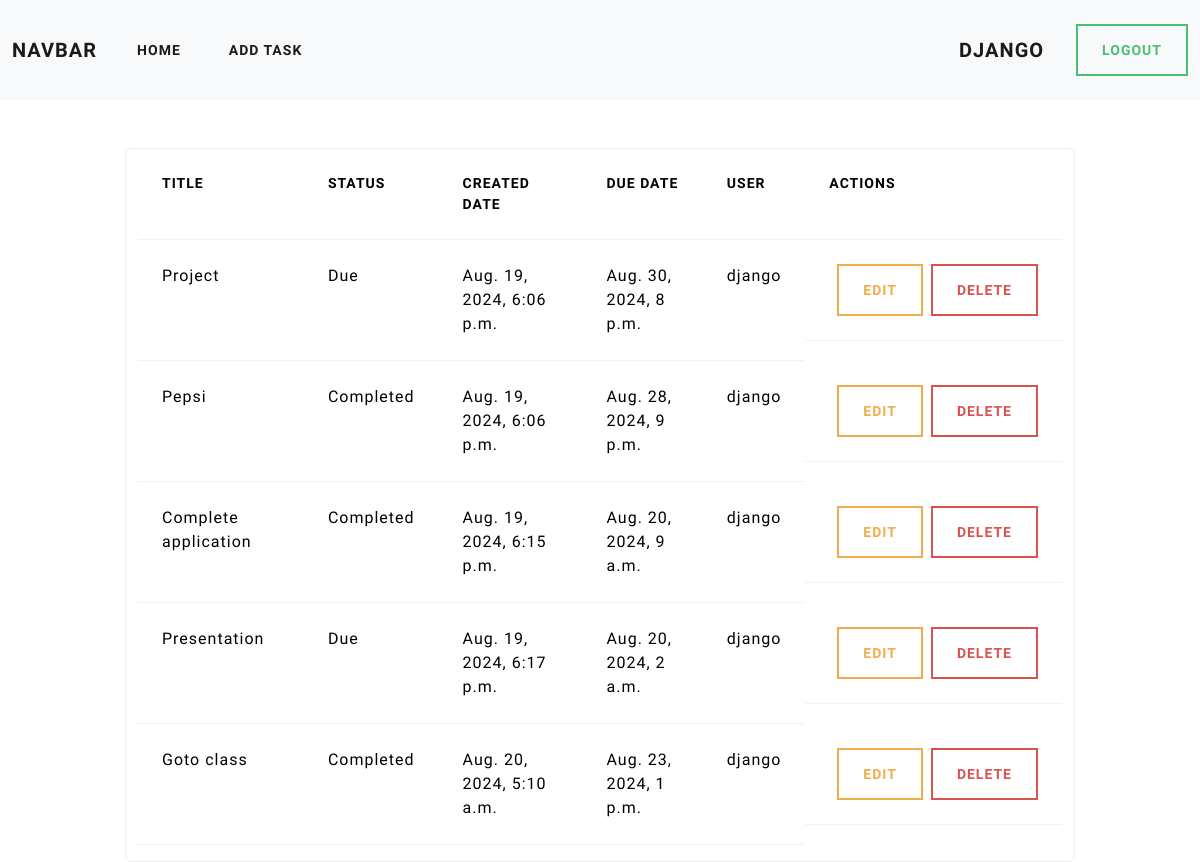
The page /task/all/ (signed in) on the database as committed earlier.
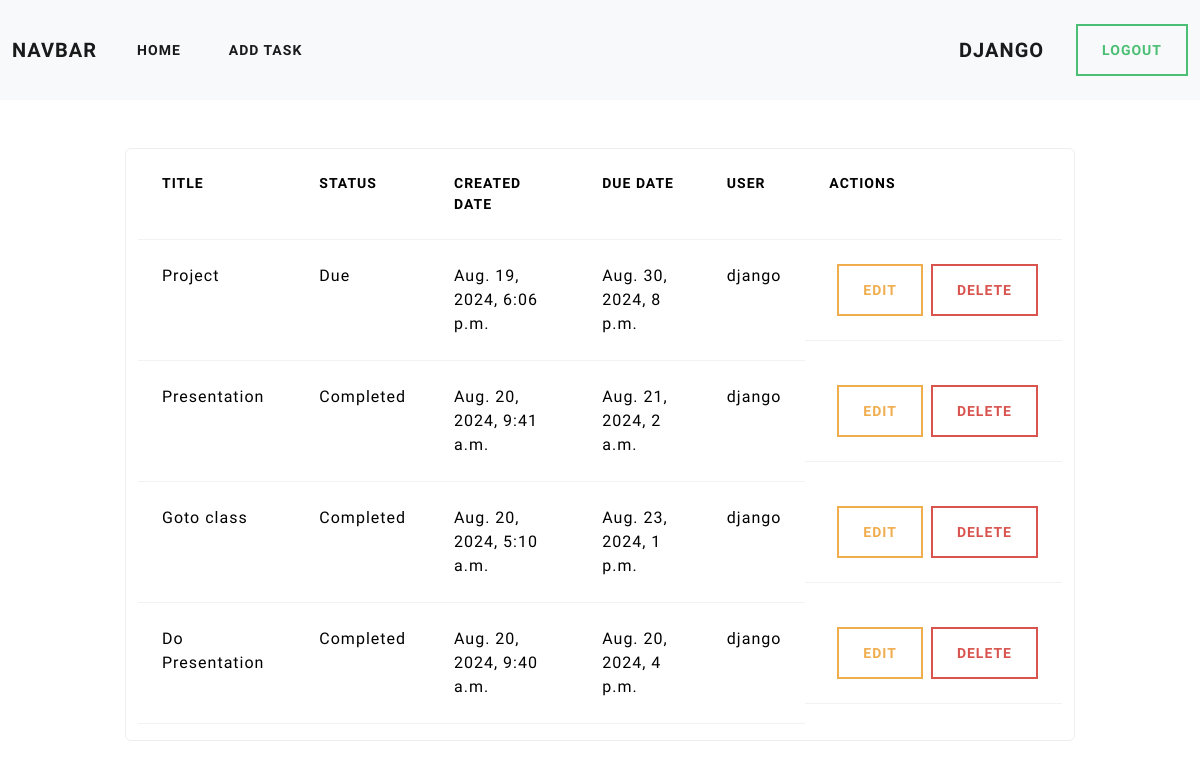
The same page on the database as committed later.
### myapp/models.py (models this page shows, shortened)
class Task(models.Model):
    title = models.CharField(max_length=50)
    created_date = models.DateTimeField(auto_now=True)
    due_date = models.DateTimeField()
    status = models.BooleanField(default=False)
    user_object = models.ForeignKey(User,on_delete=models.CASCADE)

### myapp/views.py (the view)
# urls.py: path("task/all/",views.TaskListView.as_view(),name="task-list"),
@method_decorator(sign_required,name="dispatch")
class TaskListView(View):
    def get(self,request,*args,**kwargs):
        qs = Task.objects.filter(user_object=request.user)
        return render(request,"task_list.html",{"list":qs})

### myapp/templates/task_list.html
{%extends 'base.html'%}
{%block main_block%}
    <div class="container">
        <div class="row mt-5">
            <div class="col-1"></div>
            <div class="col-10 border rounded">
                <table class="table">
                    <tr>
                        <th>Title</th>
                        <th>Status</th>
                        <th>Created date</th>
                        <th>Due date</th>
                        <th>User</th>
                        <th>Actions</th>
                    </tr>
                    {% for e in list %}
                    <tr>
                        <td>{{e.title}}</td>
                        <td>
                            {% if e.status == False %}
                            Due
                            {%else%}
                            Completed
                            {%endif%}
                        </td>
                        <td>{{e.created_date}}</td>
                        <td>{{e.due_date}}</td>
                        <td>{{e.user_object}}</td>
                        <td class="d-flex">
                            <a href="{%url 'task-edit' e.id%}" class="btn btn-outline-warning mx-2">Edit</a>
                            <a href="{%url 'task-delete' e.id%}" class="btn btn-outline-danger">Delete</a>
                        </td>
                    </tr>
                    {%endfor%}
                </table>
            </div>
            <div class="col-1">
            </div>
        </div>
    </div>
{%endblock%}

### myapp/templates/base.html (shortened to what this page needs)
<!DOCTYPE html>
{%load static%}
<html lang="en">
<head>
    <link rel="stylesheet" href="{%static 'css/bootstrap.min.css'%}">
</head>
<body>
    <nav class="navbar navbar-expand-lg bg-body-tertiary">
        <div class="container-fluid">
            <a class="navbar-brand" href="#">Navbar</a>
            <div class="collapse navbar-collapse" id="navbarSupportedContent">
                <ul class="navbar-nav me-auto mb-2 mb-lg-0">
                    <li class="nav-item">
                        <a class="nav-link active" aria-current="page" href="{%url 'task-list'%}">Home</a>
                    </li>
                    <li class="nav-item">
                        <a class="nav-link active" aria-current="page" href="{%url 'task-add'%}">Add Task</a>
                    </li>
                </ul>
                <a class="navbar-brand" href="#">{{request.user}}</a>
                <form class="d-flex" role="search">
                    <a href="{%url 'signout'%}" class="btn btn-outline-success">Logout</a>
                </form>
            </div>
        </div>
    </nav>
    {%block main_block%}
    {%endblock%}
</body>
</html>

Rows that differ between the two databases and show on the page:
removed Task: title "Pepsi", status "Completed", created_date "Aug. 19, 2024, 6:06 p.m.", due_date "Aug. 28, 2024, 9 p.m.", user_object "django"
removed Task: title "Complete application", status "Completed", created_date "Aug. 19, 2024, 6:15 p.m.", due_date "Aug. 20, 2024, 9 a.m.", user_object "django"
changed Task "Presentation": created_date "Aug. 19, 2024, 6:17 p.m." → "Aug. 20, 2024, 9:41 a.m."; due_date "Aug. 20, 2024, 2 a.m." → "Aug. 21, 2024, 2 a.m."; status "Due" → "Completed"
added Task: title "Do Presentation", status "Completed", created_date "Aug. 20, 2024, 9:40 a.m.", due_date "Aug. 20, 2024, 4 p.m.", user_object "django"
